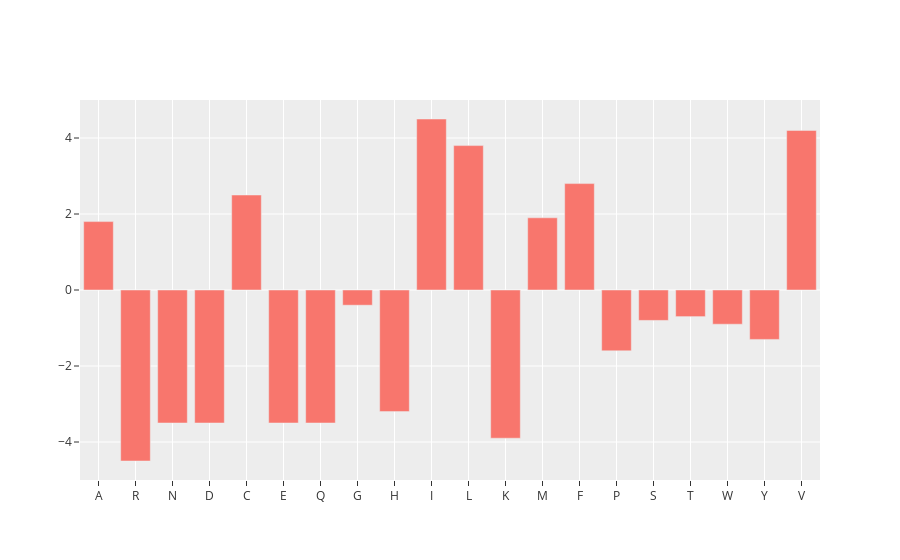

Here is the notebook cell this chart was saved with:
### Code cell
import plotly.graph_objects as go

data = [
    go.Bar(
        x=aa_df["1-letter code"],
        y=aa_df["hydropathy index (Kyte-Doolittle method)"]
    )
]

fig = go.Figure(data=data, layout={"template": "ggplot2"})
fig.show()

### Figure 1 — Plotly figure (JSON) as saved in the notebook; plotly's stock layout.template omitted (floating-point values rounded to 4 significant figures)
{"data": [{"type": "bar", "x": ["A", "R", "N", "D", "C", "E", "Q", "G", "H", "I", "L", "K", "M", "F", "P", "S", "T", "W", "Y", "V"], "y": [1.8, -4.5, -3.5, -3.5, 2.5, -3.5, -3.5, -0.4, -3.2, 4.5, 3.8, -3.9, 1.9, 2.8, -1.6, -0.8, -0.7, -0.9, -1.3, 4.2]}], "layout": {}}
